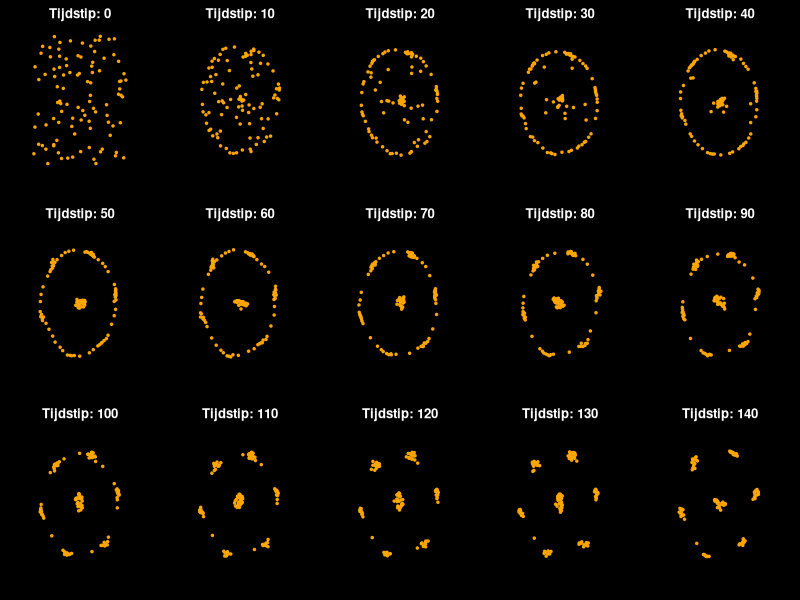
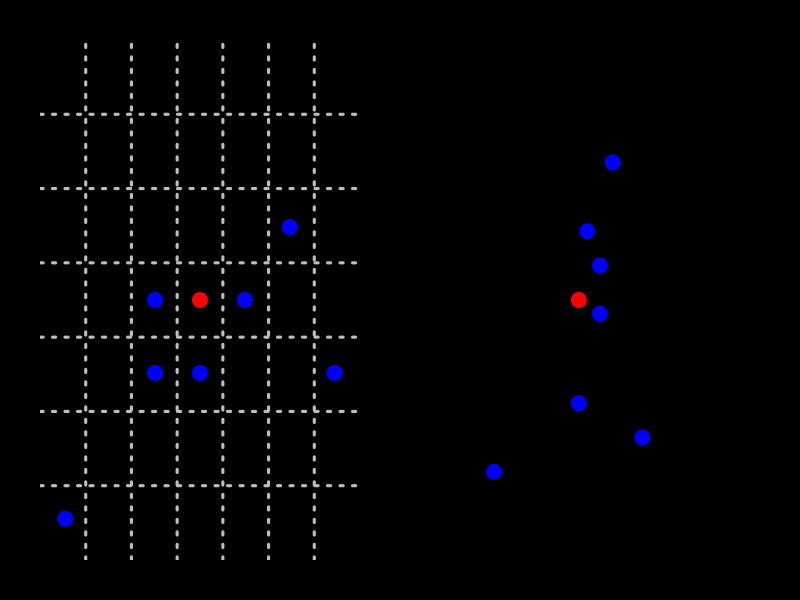

Recreate these plots in R, in order.
## ---- chunk 1
#| code-fold: true
#| freeze: false
#| eval: true 
#| code-summary: "Code voor geïnteresseerde student"

set.seed(8)
# Aantal tijdstappen
par(mar = rep(2, 4), bg = "black")
aantal_tijdstappen <- 150

# Aantal punten
aantal_punten <- 100

# Startcoördinaten
alle_posities <- data.frame(
  x = runif(aantal_punten),
  y = runif(aantal_punten)
)

# Parameters voor gedrag van punten
minimale_afstand <- 0.4
aantrekkingsfactor <- 0.001  # Factor voor de (globale) aantrekkingskracht
botsingsfactor <- 0.003   # Factor voor de (lokale) afstotingskracht

# Functie om, per punt, de aantrekkingskracht en botsingsdetectie te berekenen
update_positie <- function(alle_posities, i) {
  dx <- 0 #verandering in x voor dit punt
  dy <- 0 #verandering in y voor dit punt
  
  for (j in 1:aantal_punten) {
    if (i != j) { #niet met jezelf botsen / naar je zelf toe bewegen
      afstand_x <- alle_posities$x[j] - alle_posities$x[i]
      afstand_y <- alle_posities$y[j] - alle_posities$y[i]
      afstand <- sqrt(afstand_x^2 + afstand_y^2) #stelling van pythagoras
      
      # Aantrekkingskracht
      dx <- dx + aantrekkingsfactor * afstand_x / afstand
      dy <- dy + aantrekkingsfactor * afstand_y / afstand
      
      # Afstotingskracht voor botsingsdetectie
      if (afstand < minimale_afstand) {
        dx <- dx - botsingsfactor * afstand_x / afstand
        dy <- dy - botsingsfactor * afstand_y / afstand
      }
    }
  }
  
  return(c(dx, dy))
}
par(mfrow=c(3,5))
# Simuleer de diffusie en toon de resultaten stap voor stap
for (t in 1:aantal_tijdstappen) {
  # Maak (leeg) dataframe voor posities in volgende tijdstap
  nieuwe_positie <- data.frame(x = numeric(aantal_punten), y = numeric(aantal_punten))
  
  # Bereken de verplaatsingen op basis van huidige posities
  for (i in 1:aantal_punten) {
    verplaatsing <- update_positie(alle_posities, i)
    nieuwe_positie$x[i] <- alle_posities$x[i] + verplaatsing[1]
    nieuwe_positie$y[i] <- alle_posities$y[i] + verplaatsing[2]
  }
  
  # Update alle posities 
  alle_posities <- nieuwe_positie
  
  # Plot de huidige posities van de punten
  if(t%%10==1){
    plot(alle_posities$x, alle_posities$y, xlim = c(0, 1), ylim = c(0, 1), col = "orange", pch = 19, cex = 0.5,
       xlab = "X", ylab = "Y")
    title(sprintf("Tijdstip: %d", t-1),col.main="white")
  }
  
}
## ---- chunk 2
#| code-fold: true
#| fig-height: 4
#| fig-width: 8
# Set up for two plots side by side
par(mfrow=c(1, 2),mar=c(2,2,2,2))

# First plot: 7x7 grid with 1 red dot in the center and 7 blue dots, with at least 4 nearby
plot(1:7, 1:7, type="n", xlab="X", ylab="Y", xlim=c(0.7, 7.3), ylim=c(0.7, 7.3), xaxt="n", yaxt="n", bty="n")

# Add grid lines
grid(nx=7, ny=7, col="grey",lwd=3)

# Coordinates for blue dots ensuring 4 are adjacent to the red dot
blue_dots <- matrix(c(3, 3,  # Nearby
                      3, 4,  # Nearby
                      4, 3,  # Nearby
                      5, 4,  # Nearby
                      1, 1,  # Distant
                      6, 5,  # Distant
                      7, 3), ncol=2, byrow=TRUE)

# Add blue dots to the plot
points(blue_dots, pch=19, col="blue", cex=2)

# Coordinates for red dot (middle of 7x7 grid)
red_dot <- c(4, 4)

# Add red dot to the plot
points(red_dot[1], red_dot[2], pch=19, col="red", cex=2)

# Second plot: Continuous space with irregular distances and red dot near the middle
plot(NA, xlim=c(0, 7), ylim=c(0, 7), xlab="X", ylab="Y", bty="n")

# Coordinates for blue dots in continuous space
blue_dots_cont <- matrix(c(1, 1, 
                           3, 2,
                           4.5, 1.5,
                           3.5, 4,
                           3.8, 5.5,  # Nearby blue dot 1
                           3.5, 3.3,  # Nearby blue dot 2
                           3.2, 4.5), ncol=2, byrow=TRUE)  # Nearby blue dot 3

# Add blue dots to the plot
points(blue_dots_cont, pch=19, col="blue", cex=2)

# Coordinates for red dot near the middle
red_dot_cont <- c(3, 3.5)

# Add red dot to the plot
points(red_dot_cont[1], red_dot_cont[2], pch=19, col="red", cex=2)
